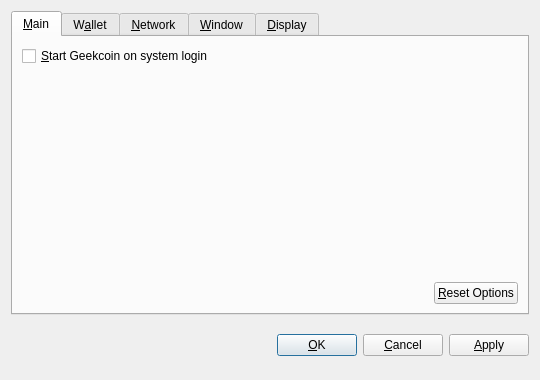
<?xml version="1.0" encoding="UTF-8"?>
<ui version="4.0">
 <class>OptionsDialog</class>
 <widget class="QDialog" name="OptionsDialog">
  <property name="geometry">
   <rect>
    <x>0</x>
    <y>0</y>
    <width>540</width>
    <height>380</height>
   </rect>
  </property>
  <property name="windowTitle">
   <string>Options</string>
  </property>
  <property name="modal">
   <bool>true</bool>
  </property>
  <layout class="QVBoxLayout" name="verticalLayout">
   <item>
    <widget class="QTabWidget" name="tabWidget">
     <property name="tabPosition">
      <enum>QTabWidget::North</enum>
     </property>
     <property name="currentIndex">
      <number>0</number>
     </property>
     <widget class="QWidget" name="tabMain">
      <attribute name="title">
       <string>&amp;Main</string>
      </attribute>
      <layout class="QVBoxLayout" name="verticalLayout_Main">
       <item>
        <widget class="QCheckBox" name="bitcoinAtStartup">
         <property name="toolTip">
          <string>Automatically start Geekcoin after logging in to the system.</string>
         </property>
         <property name="text">
          <string>&amp;Start Geekcoin on system login</string>
         </property>
        </widget>
       </item>
       <item>
        <spacer name="verticalSpacer_Main">
         <property name="orientation">
          <enum>Qt::Vertical</enum>
         </property>
         <property name="sizeHint" stdset="0">
          <size>
           <width>20</width>
           <height>40</height>
          </size>
         </property>
        </spacer>
       </item>
       <item>
        <layout class="QHBoxLayout" name="horizontalLayout_2_Main">
         <item>
          <spacer name="horizontalSpacer_2_Main">
           <property name="orientation">
            <enum>Qt::Horizontal</enum>
           </property>
           <property name="sizeHint" stdset="0">
            <size>
             <width>40</width>
             <height>20</height>
            </size>
           </property>
          </spacer>
         </item>
         <item>
          <widget class="QPushButton" name="resetButton">
           <property name="toolTip">
            <string>Reset all client options to default.</string>
           </property>
           <property name="text">
            <string>&amp;Reset Options</string>
           </property>
           <property name="autoDefault">
            <bool>false</bool>
           </property>
          </widget>
         </item>
        </layout>
       </item>
      </layout>
     </widget>
     <widget class="QWidget" name="tabWallet">
      <attribute name="title">
       <string>W&amp;allet</string>
      </attribute>
      <layout class="QVBoxLayout" name="verticalLayout_Network">
       <item>
        <widget class="QLabel" name="transactionFeeInfoLabel">
         <property name="text">
          <string>Optional transaction fee per kB that helps make sure your transactions are processed quickly. Most transactions are 1 kB.</string>
         </property>
         <property name="textFormat">
          <enum>Qt::PlainText</enum>
         </property>
         <property name="wordWrap">
          <bool>true</bool>
         </property>
        </widget>
       </item>
       <item>
        <layout class="QHBoxLayout" name="horizontalLayout_1_Main">
         <item>
          <widget class="QLabel" name="transactionFeeLabel">
           <property name="text">
            <string>Pay transaction &amp;fee</string>
           </property>
           <property name="textFormat">
            <enum>Qt::PlainText</enum>
           </property>
           <property name="buddy">
            <cstring>transactionFee</cstring>
           </property>
          </widget>
         </item>
         <item>
          <widget class="BitcoinAmountField" name="transactionFee"/>
         </item>
         <item>
          <spacer name="horizontalSpacer_1_Main">
           <property name="orientation">
            <enum>Qt::Horizontal</enum>
           </property>
           <property name="sizeHint" stdset="0">
            <size>
             <width>40</width>
             <height>20</height>
            </size>
           </property>
          </spacer>
         </item>
        </layout>
       </item>
       <item>
        <widget class="QLabel" name="label">
         <property name="text">
          <string>If you disable the spending of unconfirmed change, the change from a transaction cannot be used until that transaction has at least one confirmation. This also affects how your balance is computed.</string>
         </property>
         <property name="wordWrap">
          <bool>true</bool>
         </property>
        </widget>
       </item>
       <item>
        <widget class="QCheckBox" name="spendZeroConfChange">
         <property name="text">
          <string>Spend unconfirmed change  (experts only)</string>
         </property>
        </widget>
       </item>
       <item>
        <spacer name="verticalSpacer">
         <property name="orientation">
          <enum>Qt::Vertical</enum>
         </property>
         <property name="sizeHint" stdset="0">
          <size>
           <width>20</width>
           <height>40</height>
          </size>
         </property>
        </spacer>
       </item>
      </layout>
     </widget>
     <widget class="QWidget" name="tabNetwork">
      <attribute name="title">
       <string>&amp;Network</string>
      </attribute>
      <layout class="QVBoxLayout" name="verticalLayout_Network">
       <item>
        <widget class="QCheckBox" name="mapPortUpnp">
         <property name="toolTip">
          <string>Automatically open the Geekcoin client port on the router. This only works when your router supports UPnP and it is enabled.</string>
         </property>
         <property name="text">
          <string>Map port using &amp;UPnP</string>
         </property>
        </widget>
       </item>
       <item>
        <widget class="QCheckBox" name="connectSocks">
         <property name="toolTip">
          <string>Connect to the Geekcoin network through a SOCKS proxy (e.g. when connecting through Tor).</string>
         </property>
         <property name="text">
          <string>&amp;Connect through SOCKS proxy:</string>
         </property>
        </widget>
       </item>
       <item>
        <layout class="QHBoxLayout" name="horizontalLayout_Network">
         <item>
          <widget class="QLabel" name="proxyIpLabel">
           <property name="text">
            <string>Proxy &amp;IP:</string>
           </property>
           <property name="textFormat">
            <enum>Qt::PlainText</enum>
           </property>
           <property name="buddy">
            <cstring>proxyIp</cstring>
           </property>
          </widget>
         </item>
         <item>
          <widget class="QValidatedLineEdit" name="proxyIp">
           <property name="maximumSize">
            <size>
             <width>140</width>
             <height>16777215</height>
            </size>
           </property>
           <property name="toolTip">
            <string>IP address of the proxy (e.g. 127.0.0.1)</string>
           </property>
          </widget>
         </item>
         <item>
          <widget class="QLabel" name="proxyPortLabel">
           <property name="text">
            <string>&amp;Port:</string>
           </property>
           <property name="textFormat">
            <enum>Qt::PlainText</enum>
           </property>
           <property name="buddy">
            <cstring>proxyPort</cstring>
           </property>
          </widget>
         </item>
         <item>
          <widget class="QLineEdit" name="proxyPort">
           <property name="maximumSize">
            <size>
             <width>55</width>
             <height>16777215</height>
            </size>
           </property>
           <property name="toolTip">
            <string>Port of the proxy (e.g. 9050)</string>
           </property>
          </widget>
         </item>
         <item>
          <widget class="QLabel" name="socksVersionLabel">
           <property name="text">
            <string>SOCKS &amp;Version:</string>
           </property>
           <property name="textFormat">
            <enum>Qt::PlainText</enum>
           </property>
           <property name="buddy">
            <cstring>socksVersion</cstring>
           </property>
          </widget>
         </item>
         <item>
          <widget class="QValueComboBox" name="socksVersion">
           <property name="toolTip">
            <string>SOCKS version of the proxy (e.g. 5)</string>
           </property>
          </widget>
         </item>
         <item>
          <spacer name="horizontalSpacer_Network">
           <property name="orientation">
            <enum>Qt::Horizontal</enum>
           </property>
           <property name="sizeHint" stdset="0">
            <size>
             <width>40</width>
             <height>20</height>
            </size>
           </property>
          </spacer>
         </item>
        </layout>
       </item>
       <item>
        <spacer name="verticalSpacer_Network">
         <property name="orientation">
          <enum>Qt::Vertical</enum>
         </property>
         <property name="sizeHint" stdset="0">
          <size>
           <width>20</width>
           <height>40</height>
          </size>
         </property>
        </spacer>
       </item>
      </layout>
     </widget>
     <widget class="QWidget" name="tabWindow">
      <attribute name="title">
       <string>&amp;Window</string>
      </attribute>
      <layout class="QVBoxLayout" name="verticalLayout_Window">
       <item>
        <widget class="QCheckBox" name="minimizeToTray">
         <property name="toolTip">
          <string>Show only a tray icon after minimizing the window.</string>
         </property>
         <property name="text">
          <string>&amp;Minimize to the tray instead of the taskbar</string>
         </property>
        </widget>
       </item>
       <item>
        <widget class="QCheckBox" name="minimizeOnClose">
         <property name="toolTip">
          <string>Minimize instead of exit the application when the window is closed. When this option is enabled, the application will be closed only after selecting Quit in the menu.</string>
         </property>
         <property name="text">
          <string>M&amp;inimize on close</string>
         </property>
        </widget>
       </item>
       <item>
        <spacer name="verticalSpacer_Window">
         <property name="orientation">
          <enum>Qt::Vertical</enum>
         </property>
         <property name="sizeHint" stdset="0">
          <size>
           <width>20</width>
           <height>40</height>
          </size>
         </property>
        </spacer>
       </item>
      </layout>
     </widget>
     <widget class="QWidget" name="tabDisplay">
      <attribute name="title">
       <string>&amp;Display</string>
      </attribute>
      <layout class="QVBoxLayout" name="verticalLayout_Display">
       <item>
        <layout class="QHBoxLayout" name="horizontalLayout_1_Display">
         <item>
          <widget class="QLabel" name="langLabel">
           <property name="text">
            <string>User Interface &amp;language:</string>
           </property>
           <property name="textFormat">
            <enum>Qt::PlainText</enum>
           </property>
           <property name="buddy">
            <cstring>lang</cstring>
           </property>
          </widget>
         </item>
         <item>
          <widget class="QValueComboBox" name="lang">
           <property name="toolTip">
            <string>The user interface language can be set here. This setting will take effect after restarting Geekcoin.</string>
           </property>
          </widget>
         </item>
        </layout>
       </item>
       <item>
        <layout class="QHBoxLayout" name="horizontalLayout_2_Display">
         <item>
          <widget class="QLabel" name="unitLabel">
           <property name="text">
            <string>&amp;Unit to show amounts in:</string>
           </property>
           <property name="textFormat">
            <enum>Qt::PlainText</enum>
           </property>
           <property name="buddy">
            <cstring>unit</cstring>
           </property>
          </widget>
         </item>
         <item>
          <widget class="QValueComboBox" name="unit">
           <property name="toolTip">
            <string>Choose the default subdivision unit to show in the interface and when sending coins.</string>
           </property>
          </widget>
         </item>
        </layout>
       </item>
       <item>
        <widget class="QCheckBox" name="displayAddresses">
         <property name="toolTip">
          <string>Whether to show Geekcoin addresses in the transaction list or not.</string>
         </property>
         <property name="text">
          <string>&amp;Display addresses in transaction list</string>
         </property>
        </widget>
       </item>
       <item>
        <widget class="QCheckBox" name="coinControlFeatures">
         <property name="toolTip">
          <string>Whether to show coin control features or not.</string>
         </property>
         <property name="text">
          <string>Display coin &amp;control features (experts only!)</string>
         </property>
        </widget>
       </item>
       <item>
        <spacer name="verticalSpacer_Display">
         <property name="orientation">
          <enum>Qt::Vertical</enum>
         </property>
         <property name="sizeHint" stdset="0">
          <size>
           <width>20</width>
           <height>40</height>
          </size>
         </property>
        </spacer>
       </item>
      </layout>
     </widget>
    </widget>
   </item>
   <item>
    <layout class="QHBoxLayout" name="horizontalLayout_Buttons">
     <item>
      <spacer name="horizontalSpacer_1">
       <property name="orientation">
        <enum>Qt::Horizontal</enum>
       </property>
       <property name="sizeHint" stdset="0">
        <size>
         <width>40</width>
         <height>48</height>
        </size>
       </property>
      </spacer>
     </item>
     <item>
      <widget class="QLabel" name="statusLabel">
       <property name="font">
        <font>
         <weight>75</weight>
         <bold>true</bold>
        </font>
       </property>
       <property name="text">
        <string/>
       </property>
       <property name="textFormat">
        <enum>Qt::PlainText</enum>
       </property>
       <property name="wordWrap">
        <bool>true</bool>
       </property>
      </widget>
     </item>
     <item>
      <spacer name="horizontalSpacer_2">
       <property name="orientation">
        <enum>Qt::Horizontal</enum>
       </property>
       <property name="sizeHint" stdset="0">
        <size>
         <width>40</width>
         <height>48</height>
        </size>
       </property>
      </spacer>
     </item>
     <item>
      <widget class="QPushButton" name="okButton">
       <property name="text">
        <string>&amp;OK</string>
       </property>
      </widget>
     </item>
     <item>
      <widget class="QPushButton" name="cancelButton">
       <property name="text">
        <string>&amp;Cancel</string>
       </property>
       <property name="autoDefault">
        <bool>false</bool>
       </property>
      </widget>
     </item>
     <item>
      <widget class="QPushButton" name="applyButton">
       <property name="text">
        <string>&amp;Apply</string>
       </property>
       <property name="autoDefault">
        <bool>false</bool>
       </property>
      </widget>
     </item>
    </layout>
   </item>
  </layout>
 </widget>
 <customwidgets>
  <customwidget>
   <class>BitcoinAmountField</class>
   <extends>QSpinBox</extends>
   <header>bitcoinamountfield.h</header>
  </customwidget>
  <customwidget>
   <class>QValueComboBox</class>
   <extends>QComboBox</extends>
   <header>qvaluecombobox.h</header>
  </customwidget>
  <customwidget>
   <class>QValidatedLineEdit</class>
   <extends>QLineEdit</extends>
   <header>qvalidatedlineedit.h</header>
  </customwidget>
 </customwidgets>
 <resources/>
 <connections/>
</ui>
